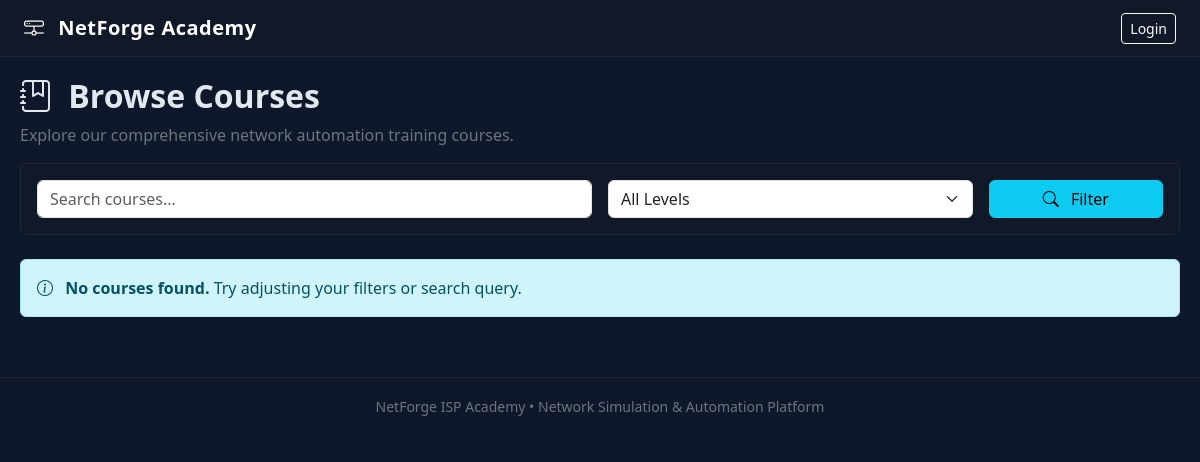
Before: /courses/ with the older database file.
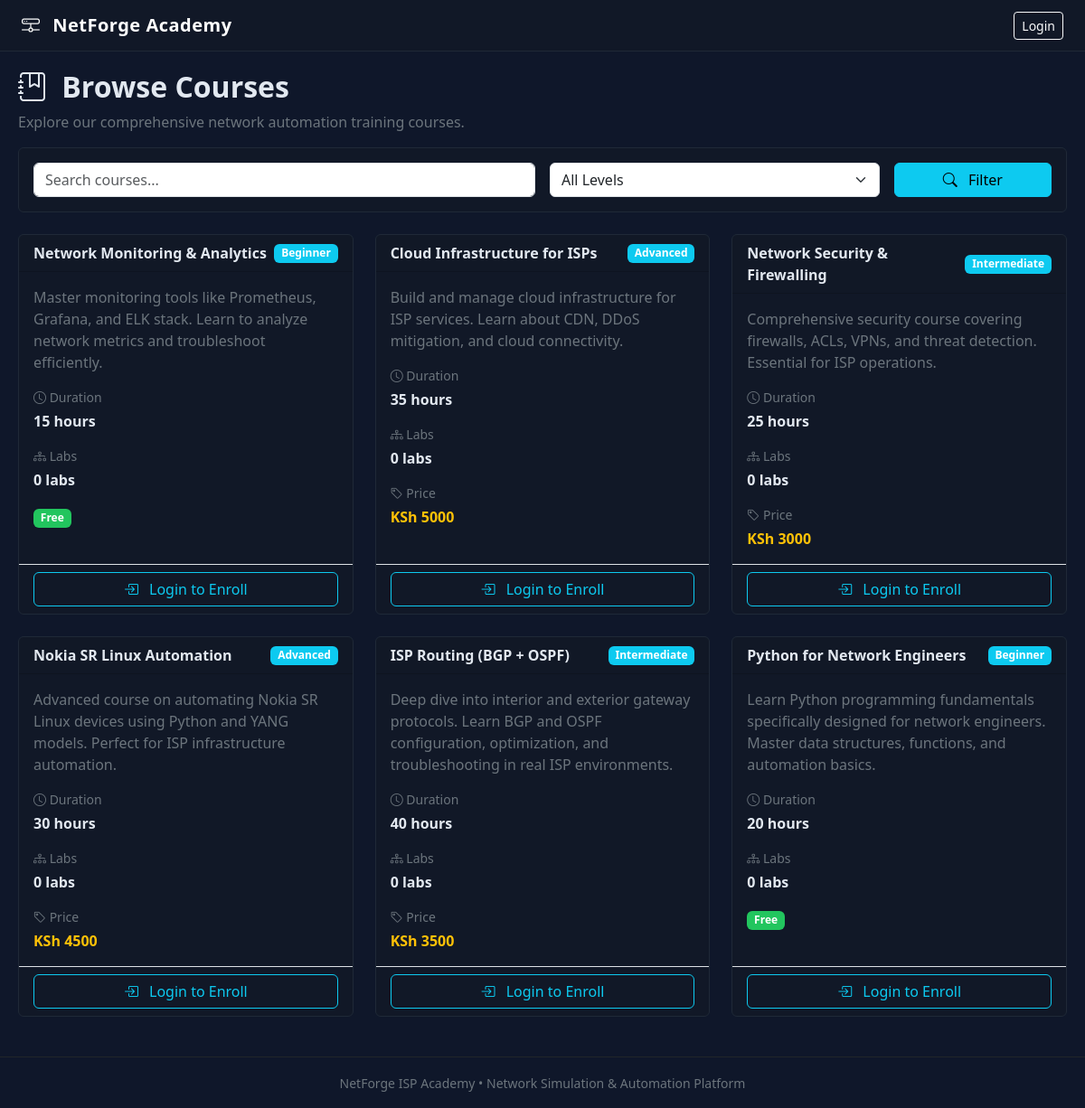
After: the same page with the newer database file.
### academy/models.py (models this page shows, shortened)
class Course(models.Model):
    title = models.CharField(max_length=200)
    description = models.TextField()
    level = models.CharField(max_length=50, choices=[
        ('beginner', 'Beginner'),
        ('intermediate', 'Intermediate'),
        ('advanced', 'Advanced'),
        ('isp', 'ISP Level')
    ])
    duration_hours = models.IntegerField(default=10)
    price = models.IntegerField(default=0)  # in KSh
    is_active = models.BooleanField(default=True)
    created_at = models.DateTimeField(auto_now_add=True)

### courses/views.py (the view)
# urls.py: path('', views.course_list, name='list'),
def course_list(request):
    courses = Course.objects.filter(is_active=True).order_by('-created_at')
    level = request.GET.get('level')
    if level:
        courses = courses.filter(level=level)
    search = request.GET.get('search')
    if search:
        courses = courses.filter(
            title__icontains=search
        ) | courses.filter(
            description__icontains=search
        )
    user_enrollments = []
    if request.user.is_authenticated:
        user_enrollments = Enrollment.objects.filter(
            user=request.user
        ).values_list('course_id', flat=True)
    context = {
        'courses': courses,
        'user_enrollments': list(user_enrollments),
        'selected_level': level,
        'search_query': search or '',
        'levels': [
            ('beginner', 'Beginner'),
            ('intermediate', 'Intermediate'),
            ('advanced', 'Advanced'),
            ('isp', 'ISP Level')
        ]
    }
    return render(request, 'courses/list.html', context)

### templates/courses/list.html (shortened to what this page needs)
{% extends 'base.html' %}
{% block header %}
<h2 class="fw-bold">
    <i class="bi bi-journal-bookmark me-2"></i> Browse Courses
</h2>
<p class="text-secondary">
    Explore our comprehensive network automation training courses.
</p>
{% endblock %}
{% block content %}
<div class="card mb-4">
    <div class="card-body">
        <form method="GET" class="row g-3">
            <div class="col-md-6">
                <input
                    type="text"
                    class="form-control"
                    name="search"
                    placeholder="Search courses..."
                    value="{{ search_query }}"
                >
            </div>
            <div class="col-md-4">
                <select class="form-select" name="level">
                    <option value="">All Levels</option>
                </select>
            </div>
            <div class="col-md-2">
                <button type="submit" class="btn btn-info w-100">
                    <i class="bi bi-search me-2"></i> Filter
                </button>
            </div>
        </form>
    </div>
</div>
<div class="row g-4">
    {% if courses %}
        {% for course in courses %}
            <div class="col-md-6 col-lg-4">
                <div class="card h-100 d-flex flex-column">
                    <div class="card-header d-flex justify-content-between align-items-center">
                        <span class="fw-bold">{{ course.title }}</span>
                        <span class="badge bg-info">
                            {% if course.level == 'beginner' %}
                                Beginner
                            {% elif course.level == 'intermediate' %}
                                Intermediate
                            {% elif course.level == 'advanced' %}
                                Advanced
                            {% elif course.level == 'isp' %}
                                ISP Level
                            {% endif %}
                        </span>
                    </div>
                    <div class="card-body flex-grow-1">
                        <p class="text-secondary mb-3">{{ course.description|truncatewords:20 }}</p>
                        <div class="mb-3">
                            <small class="text-secondary d-block mb-1">
                                <i class="bi bi-clock"></i> Duration
                            </small>
                            <strong>{{ course.duration_hours }} hours</strong>
                        </div>
                        <div class="mb-3">
                            <small class="text-secondary d-block mb-1">
                                <i class="bi bi-diagram-3"></i> Labs
                            </small>
                            <strong>{{ course.labs.count }} lab{{ course.labs.count|pluralize }}</strong>
                        </div>
                        {% if course.price > 0 %}
                            <div>
                                <small class="text-secondary d-block mb-1">
                                    <i class="bi bi-tag"></i> Price
                                </small>
                                <strong class="text-warning">KSh {{ course.price }}</strong>
                            </div>
                        {% else %}
                            <div>
                                <span class="badge badge-isp">Free</span>
                            </div>
                        {% endif %}
                    </div>
                    <div class="card-footer bg-transparent border-top">
                        {% if user.is_authenticated %}
                            {% if course.id in user_enrollments %}
                                <a href="{% url 'courses:detail' course.id %}" class="btn btn-success w-100">
                                    <i class="bi bi-check-circle me-2"></i> Enrolled
                                </a>
                            {% else %}
                                <a href="{% url 'courses:detail' course.id %}" class="btn btn-outline-info w-100">
                                    <i class="bi bi-eye me-2"></i> View Course
                                </a>
                            {% endif %}
                        {% else %}
                            <a href="{% url 'accounts:login' %}" class="btn btn-outline-info w-100">
                                <i class="bi bi-box-arrow-in-right me-2"></i> Login to Enroll
                            </a>
                        {% endif %}
                    </div>
                </div>
            </div>
        {% endfor %}
    {% else %}
        <div class="col-12">
            <div class="alert alert-info" role="alert">
                <i class="bi bi-info-circle me-2"></i>
                <strong>No courses found.</strong> Try adjusting your filters or search query.
            </div>
        </div>
    {% endif %}
</div>
{% endblock %}

### templates/base.html (shortened to what this page needs)
<!DOCTYPE html>
<html lang="en">
<head>
    <link href="https://cdn.jsdelivr.net/npm/bootstrap@5.3.3/dist/css/bootstrap.min.css" rel="stylesheet">
    <link href="https://cdn.jsdelivr.net/npm/bootstrap-icons@1.11.3/font/bootstrap-icons.css" rel="stylesheet">
</head>
<body>
<nav class="navbar navbar-expand-lg navbar-dark">
    <div class="container-fluid px-4">
        <a class="navbar-brand" href="/">
            <i class="bi bi-hdd-network me-2"></i> NetForge Academy
        </a>
        <div class="d-flex align-items-center">
            {% if user.is_authenticated %}
                <span class="text-light me-3">
                    <i class="bi bi-person-circle"></i> {{ user.username }}
                </span>
                <a class="btn btn-sm btn-outline-info me-2" href="/academy/">
                    Dashboard
                </a>
                <a class="btn btn-sm btn-outline-warning me-2" href="/labs/">
                    Labs
                </a>
                <a class="btn btn-sm btn-outline-success me-2" href="/monitoring/">
                    NOC
                </a>
                <a class="btn btn-sm btn-outline-danger" href="/accounts/logout/">
                    Logout
                </a>
            {% else %}
                <a class="btn btn-sm btn-outline-light" href="/accounts/login/">
                    Login
                </a>
            {% endif %}
        </div>
    </div>
</nav>
<div class="container-fluid">
    <div class="row">
        <div class="{% if user.is_authenticated %}col-md-10{% else %}col-md-12{% endif %} content-area">
            <div class="mb-3">
                {% block header %}{% endblock %}
            </div>
            {% block content %}{% endblock %}
        </div>
    </div>
</div>
<footer class="text-center text-secondary py-3 mt-4 border-top border-dark">
    <small>
        NetForge ISP Academy • Network Simulation & Automation Platform
    </small>
</footer>
</body>
</html>

### templates/base.html (style rules this page uses)
body { background-color: #0f172a; color: #e2e8f0; }
.navbar { background: #111827 !important; border-bottom: 1px solid #1f2937; }
.navbar-brand { font-weight: bold; letter-spacing: 0.5px; }
.card { background: #111827; border: 1px solid #1f2937; color: #e2e8f0; }
.badge-isp { background: #22c55e; }
.content-area { padding: 20px; }

Changed rows visible on the page:
added Course: title "Network Monitoring & Analytics", level "Beginner", description "Master monitoring tools like Prometheus, Grafana, and ELK stack. Learn to analyze network metrics and troubleshoot efficiently.", duration_hours "15", labs.count "0", price "Free"
added Course: title "Cloud Infrastructure for ISPs", level "Advanced", description "Build and manage cloud infrastructure for ISP services. Learn about CDN, DDoS mitigation, and cloud connectivity.", duration_hours "35", labs.count "0", price "5000"
added Course: title "Network Security & Firewalling", level "Intermediate", description "Comprehensive security course covering firewalls, ACLs, VPNs, and threat detection. Essential for ISP operations.", duration_hours "25", labs.count "0", price "3000"
added Course: title "Nokia SR Linux Automation", level "Advanced", description "Advanced course on automating Nokia SR Linux devices using Python and YANG models. Perfect for ISP infrastructure automation.", duration_hours "30", labs.count "0", price "4500"
added Course: title "ISP Routing (BGP + OSPF)", level "Intermediate", description "Deep dive into interior and exterior gateway protocols. Learn BGP and OSPF configuration, optimization, and troubleshooting in real ISP environments.", duration_hours "40", labs.count "0", price "3500"
added Course: title "Python for Network Engineers", level "Beginner", description "Learn Python programming fundamentals specifically designed for network engineers. Master data structures, functions, and automation basics.", duration_hours "20", labs.count "0", price "Free"
Other visible differences:
text no longer shown: "No courses found. Try adjusting your filters or search query."
